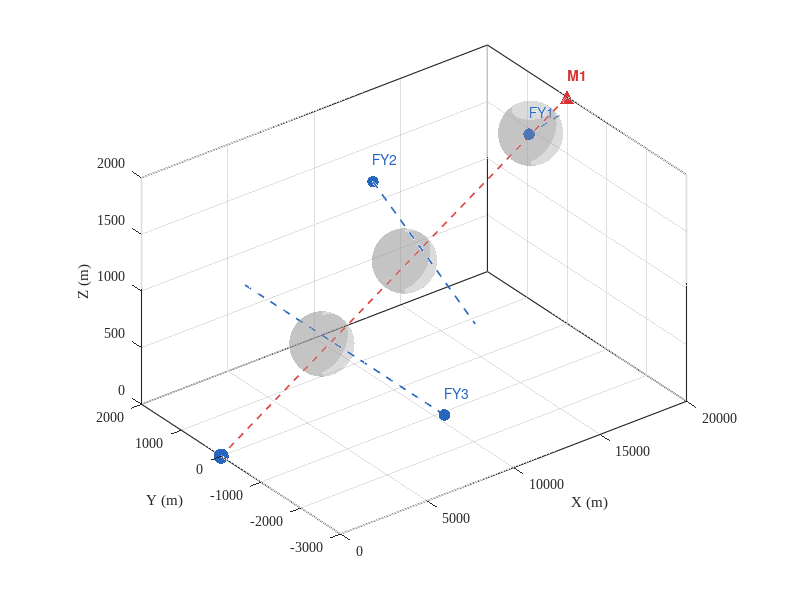

Here is the MATLAB script that generated this plot:
%% q4_3d.m  问题4 三维策略态势图（风格同 background_scene_overview.png）
%  配色：导弹=红，无人机/假目标/真目标=蓝；轨迹线均用虚线；
%  缩放比例 daspect([6 2 1])，视角 view([-38 26])，Times New Roman。
%  内容：FY1/FY2/FY3 各投放 1 弹接力遮蔽 M1。
clear; clc; close all;
cd(fileparts(mfilename('fullpath')));

%% ================== 1. 场景常量 ==================
M1 = [20000; 0; 2000];       % M1 初始位置
fake   = [0; 0; 0];          % 假目标（原点）
true_c = [0; 200; 0];        % 真目标下底面圆心
Rc = 7;  Hc = 10;            % 真目标圆柱半径、高
v_m = 300;                   % 导弹速度

% 配色（与 background_scene_overview 一致）
c_m    = [0.85 0.20 0.20];   % 导弹：红
c_u    = [0.15 0.40 0.75];   % 无人机：蓝
c_fake = [0.15 0.40 0.75];   % 假目标：蓝
c_true = [0.15 0.40 0.75];   % 真目标：蓝
c_drop = [0.30 0.65 0.30];   % 投放点：绿
c_det  = [0.15 0.15 0.15];   % 起爆点：黑
c_cloud= [0.60 0.60 0.60];   % 云团下沉：灰
fs = 10;                     % 字号

%% ================== 2. 问题4 最优策略（三机接力） ==================
u_name = {'FY1','FY2','FY3'};
% 各无人机航向(deg)、速度、投放时刻 t_l、起爆时刻 t_d
u_theta = [  4.60; 226.18;  90.00];
u_v     = [ 79.82; 117.64; 110.00];
u_tl    = [ 0.993;  7.970;  23.968];
u_td    = [ 1.439; 15.977;  27.968];

% 无人机初始位置（每列一架：FY1/FY2/FY3）
U0 = [17800 12000  6000;
         0  1400 -3000;
      1800  1400   700];

% 投放点 P_l、起爆点 P_d（每列一架）
P_l = [17879.01  11350.82  6000.00;
          6.36    723.51  -363.52;
       1800.00   1400.00   700.00];
P_d = [17914.49  10698.62  6000.00;
          9.21     43.88    76.48;
       1799.03   1085.85   621.60];

u_m   = -M1 / norm(M1);
T_end = norm(M1) / v_m;

%% ================== 3. 绘图 ==================
figure('Color','w','Position',[60 60 720 500]);
hold on; grid on; view([-38, 26]);
daspect([6 2 1]);
xlabel('X (m)'); ylabel('Y (m)'); zlabel('Z (m)');

% 导弹轨迹（红虚线）
mt = linspace(0, T_end, 300);
Mtraj = M1' + v_m * mt' * u_m';
plot3(Mtraj(:,1), Mtraj(:,2), Mtraj(:,3), '--', 'Color', c_m, 'LineWidth', 1.2);
scatter3(M1(1), M1(2), M1(3), 95, c_m, '^', 'filled');
text(M1(1), M1(2), M1(3)+200, 'M1', 'Color', c_m, 'FontSize', fs, 'FontWeight','bold');

% 各无人机：轨迹（蓝虚线，固定角度/速度持续前飞）+ 起爆点 + 云团下沉
for i = 1:3
    u_h = [cosd(u_theta(i)); sind(u_theta(i)); 0];

    % 无人机轨迹（从初始位置持续前飞）
    ut = linspace(0, 200, 100);
    UAVtraj = U0(:,i)' + u_v(i) * ut' * u_h';
    plot3(UAVtraj(:,1), UAVtraj(:,2), UAVtraj(:,3), '--', 'Color', c_u, 'LineWidth', 1.2);
    scatter3(U0(1,i), U0(2,i), U0(3,i), 70, c_u, 'o', 'filled');
    text(U0(1,i), U0(2,i), U0(3,i)+200, u_name{i}, 'Color', c_u, 'FontSize', fs);

    % 示意烟幕球（实际半径 10 m，此处示意放大为 250 m）
    % daspect([6 2 1]) 会将 X 拉伸 6 倍、Y 拉伸 2 倍，
    % 数据坐标乘以 [6 2 1] 可补偿为视觉正球
    [Xs, Ys, Zs] = sphere(30);
    surf(P_d(1,i) + 250*6*Xs, P_d(2,i) + 250*2*Ys, P_d(3,i) + 250*Zs, ...
         'FaceColor', c_cloud, 'FaceAlpha', 0.35, 'EdgeColor', 'none');

    % 云团下沉轨迹（灰虚线，起爆后 3 m/s 下沉）
    cdt = linspace(u_td(i), min(u_td(i)+20, T_end), 80);
    Ctraj = P_d(:,i) - [0;0;3]*(cdt - u_td(i));
    plot3(Ctraj(1,:), Ctraj(2,:), Ctraj(3,:), '--', 'Color', c_cloud, 'LineWidth', 1.2);
end

% 假目标（蓝圆点）
scatter3(0, 0, 0, 120, c_fake, 'o', 'filled');
text(3000, 0, -220, '假目标', 'Color', c_fake, 'FontSize', fs, 'HorizontalAlignment','center');

% 真目标圆柱（蓝半透明）
theta_c = linspace(0, 2*pi, 80);
x_cyl = true_c(1) + Rc*cos(theta_c);
y_cyl = true_c(2) + Rc*sin(theta_c);
z_bot = true_c(3);  z_top = true_c(3) + Hc;
Xc = repmat(x_cyl, 2, 1);
Yc = repmat(y_cyl, 2, 1);
Zc = [z_bot*ones(size(x_cyl)); z_top*ones(size(x_cyl))];
surf(Xc, Yc, Zc, 'FaceColor', c_true, 'FaceAlpha', 0.45, 'EdgeColor', 'none');
fill3(x_cyl, y_cyl, z_top*ones(size(x_cyl)), c_true, 'FaceAlpha', 0.45, 'EdgeColor','none');
fill3(x_cyl, y_cyl, z_bot*ones(size(x_cyl)), c_true, 'FaceAlpha', 0.45, 'EdgeColor','none');


% 坐标轴刻度（消去科学计数）
set(gca, 'FontName', 'Times New Roman', 'FontSize', fs, 'LineWidth', 0.8, ...
    'XLim', [0 20000], 'YLim', [-3000 2000], 'ZLim', [0 2000], ...
    'XTick', 0:5000:20000, 'XTickLabel', {'0','5000','10000','15000','20000'}, ...
    'YTick', -3000:1000:2000, 'YTickLabel', {'-3000','-2000','-1000','0','1000','2000'}, ...
    'ZTick', 0:500:2000, 'ZTickLabel', {'0','500','1000','1500','2000'});
box on;

print(gcf, 'q4_3d', '-dpng', '-r300');
fprintf('已输出：q4_3d.png\n');
